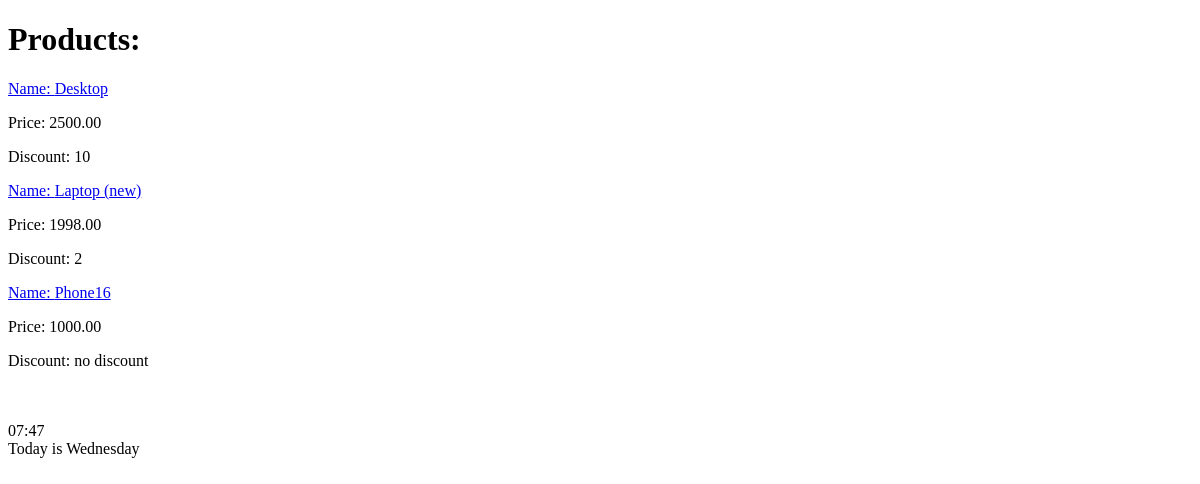
The app's page /shop/products/, older data.
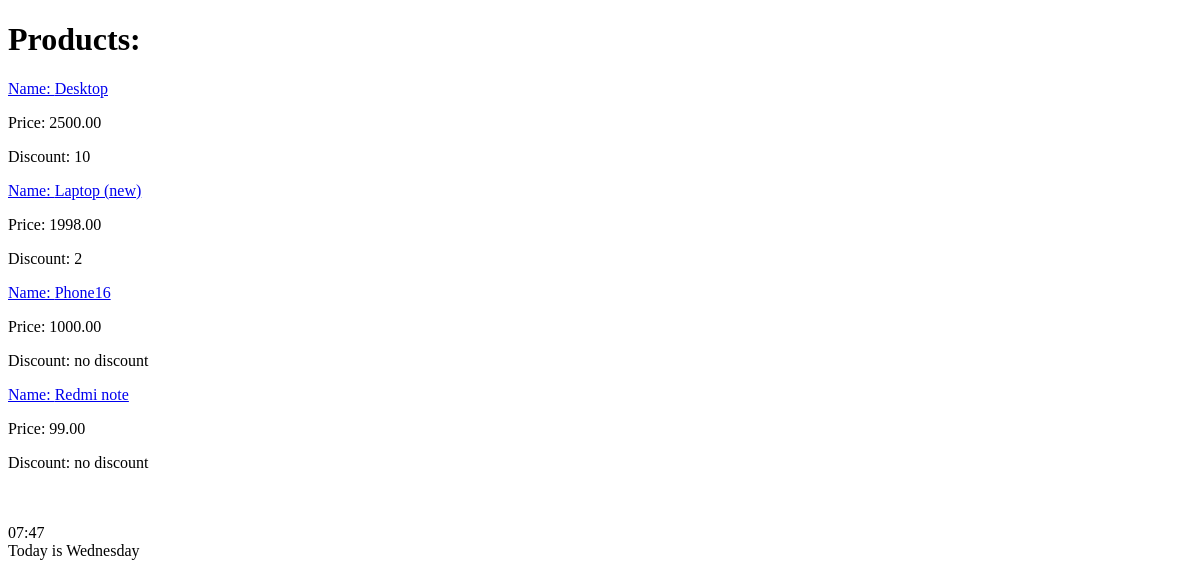
The same page, newer data.
### shopapp/models.py (models this page shows, shortened)
class Product(models.Model):
    class Meta:
        ordering = ['name', 'price']
    name = models.CharField(max_length=100)
    description = models.TextField(null=False, blank=True)
    price = models.DecimalField(default=0, max_digits=8, decimal_places=2)
    discount = models.SmallIntegerField(default=0)
    created_at = models.DateTimeField(auto_now_add=True)
    archived = models.BooleanField(default=False)
    created_by = models.ForeignKey(User, on_delete=models.PROTECT)

### shopapp/views.py (the view)
# urls.py: path('products/', ProductsListView.as_view(), name='products_list'),
class ProductsListView(ListView):
    template_name = 'shopapp/products-list.html'
    context_object_name = "products"
    queryset = Product.objects.filter(archived=False)

### shopapp/templates/shopapp/products-list.html (shortened to what this page needs)
{% extends 'shopapp/base.html' %}
{% block body %}
    <h1>Products:</h1>
    {% if products %}
        <div>
        {% for product in products %}
            <div>
                <p><a href="{% url 'shopapp:products_details' pk=product.pk %}">Name: {{ product.name }}</a></p>
                <p>Price: {{ product.price }}</p>
                <p>Discount: {% firstof product.discount 'no discount'%}</p>
            </div>
        {% endfor %}
        </div>
    {% else %}
        <h3>No products</h3>
    {% endif %}
    <br>
{% endblock %}

Row changes from the older to the newer data that the page shows:
added Product: name "Redmi note", price "99.00", discount "no discount"
